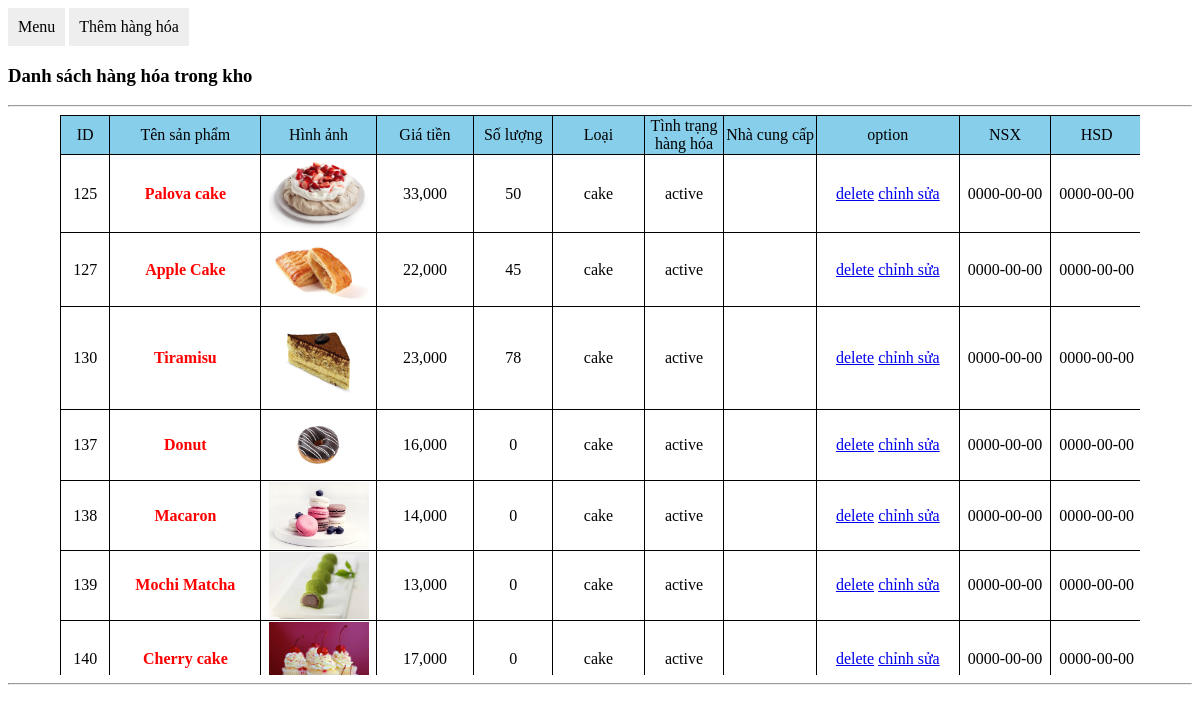
The page /admin/list.php on the database as committed earlier.
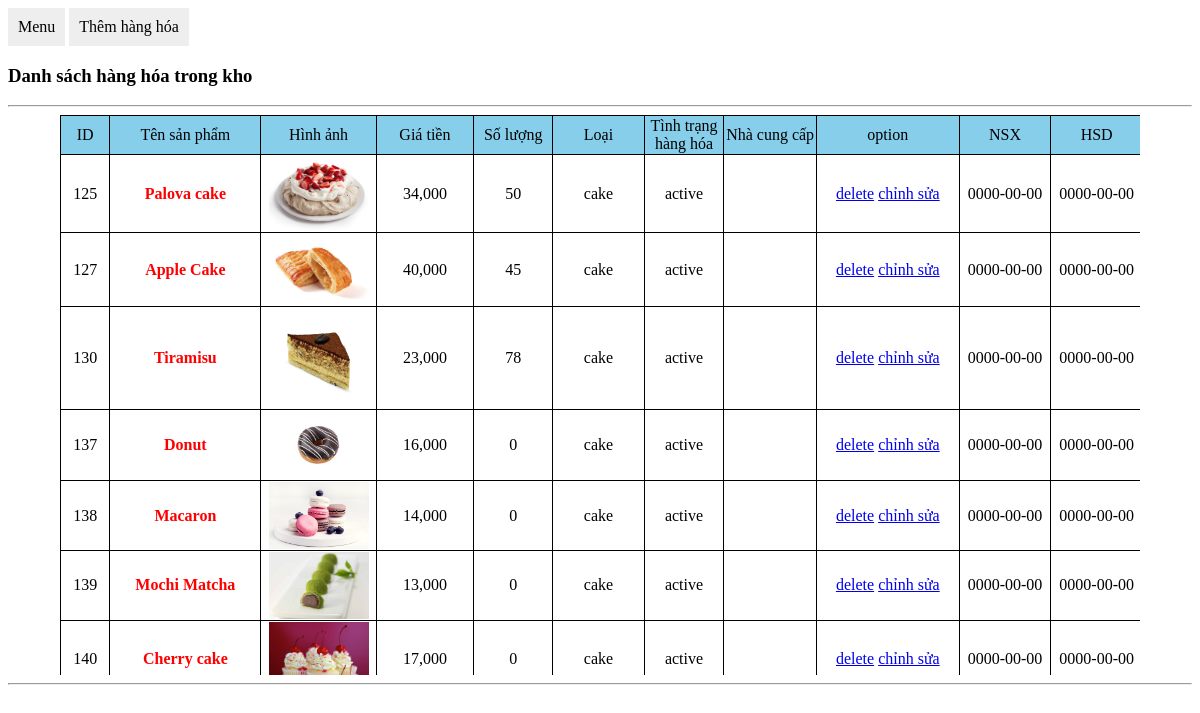
The same page on the database as committed later.
### tables this page shows
CREATE TABLE `item_1` (
  `id` int(30) NOT NULL,
  `thu_tu` int(200) NOT NULL,
  `name` varchar(200) NOT NULL,
  `img` varchar(500) NOT NULL,
  `cost` int(50) NOT NULL,
  `status` varchar(100) NOT NULL,
  `details` text NOT NULL,
  `HSD` date NOT NULL,
  `NXS` date NOT NULL,
  `Supply` varchar(100) NOT NULL,
  `type` varchar(100) NOT NULL,
  `category` varchar(100) NOT NULL
);

### admin/list.php (the view, shortened to what this page needs)
<?php
    include('../config/config.php');
    $list_001 = "SELECT * FROM item_1 ORDER BY type ASC" ;
    $query_list = mysqli_query($mysqli, $list_001);
?>
<div class="menu">
    <a href="index.php">Menu</a>
    <a href="add.php">Thêm hàng hóa</a>
</div>
<h3>Danh sách hàng hóa trong kho</h3>
<hr>
<div class="main-body">
    <table >
    <tr style="background-color:skyblue">
                <td style="width:60px">ID</td>
                <td style="width:200px">Tên sản phẩm</td>
                <td style="width:120px">Hình ảnh</td>
                <td style="width:120px">Giá tiền</td>
                <td style="width:100px">Số lượng</td>
                <td style="width:100px">Loại</td>
                <td style="width:100px">Tình trạng hàng hóa</td>
                <td style="width:120px">Nhà cung cấp</td>
                <td style="width:200px">option</td>
                <td style="width:120px">NSX</td>
                <td style="width:120px">HSD</td>
            </tr>
       <?php
        while($row_list = mysqli_fetch_array( $query_list)){
        ?>
            <tr>
                <td><?php echo $row_list['id']; ?></td>
                <td style="color:red;font-weight:bold"><?php echo $row_list['name']; ?></td>
                <td><img src="../assets/img/<?php echo $row_list['img'];?>" width="100px"></td>
                <td><?php echo number_format($row_list['cost']); ?></td>
                <td><?php echo number_format($row_list['thu_tu']); ?></td>
                <td><?php echo $row_list['type']; ?></td>
                <td><?php echo $row_list['status']; ?></td>
                <td><?php echo $row_list['Supply']; ?></td>
                <td><a href="list.php?&option_list=delete&id_list=<?php echo $row_list['id']; ?>">delete</a>
                <a href="update.php?option_list=update&id_list=<?php echo $row_list['id'];?>">chỉnh sửa</a></td>
                <td><?php echo $row_list['NXS']; ?></td>
                <td><?php echo $row_list['HSD']; ?></td>
            </tr>
        <?php }?>
    </table>
</div>
<hr>

Rows that differ between the two databases and show on the page:
changed item_1 "Palova cake": cost "33,000" → "34,000"
changed item_1 "Apple Cake": cost "22,000" → "40,000"
